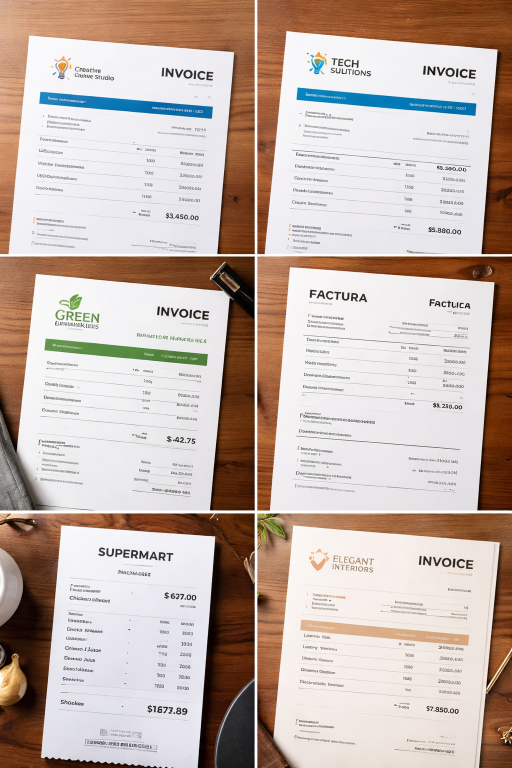
#> input picture uploads/ChatGPT Image Apr 16, 2026, 03_31_42 PM.png, 1024 x 1536 px (shown at 1/2 size)
$ python -i ocr.py   (imports and definitions only)
#> lines starting #> are read from the running program, lines starting #| are printed output that depends on the picture; after the words box and inside, x2 and y2 are one past the last pixel; in counts of white or black regions, pixels touching at a corner belong together
# ocr.py

import pytesseract
import cv2
import re

# ✅ Tesseract path
pytesseract.pytesseract.tesseract_cmd = r"C:\Program Files\Tesseract-OCR\tesseract.exe"


# =========================
# ✅ OCR FUNCTION (IMPROVED)
# =========================
def extract_text(file_path):
    image = cv2.imread(file_path)
#> image is the input picture: shape (1536, 1024, 3); mean B, G, R 172.6, 180.6, 196.4

    # Resize (better OCR)
    image = cv2.resize(image, None, fx=2, fy=2)
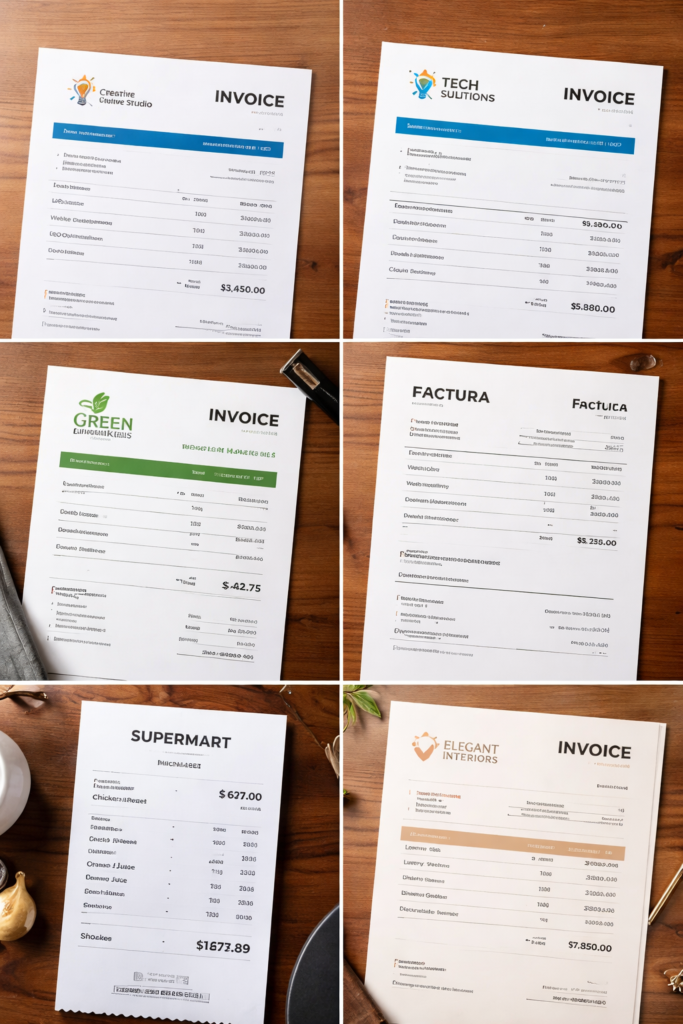
#> image: shape (3072, 2048, 3) (shown at 1/3 size); mean B, G, R 172.6, 180.5, 196.4

    # Grayscale
    gray = cv2.cvtColor(image, cv2.COLOR_BGR2GRAY)
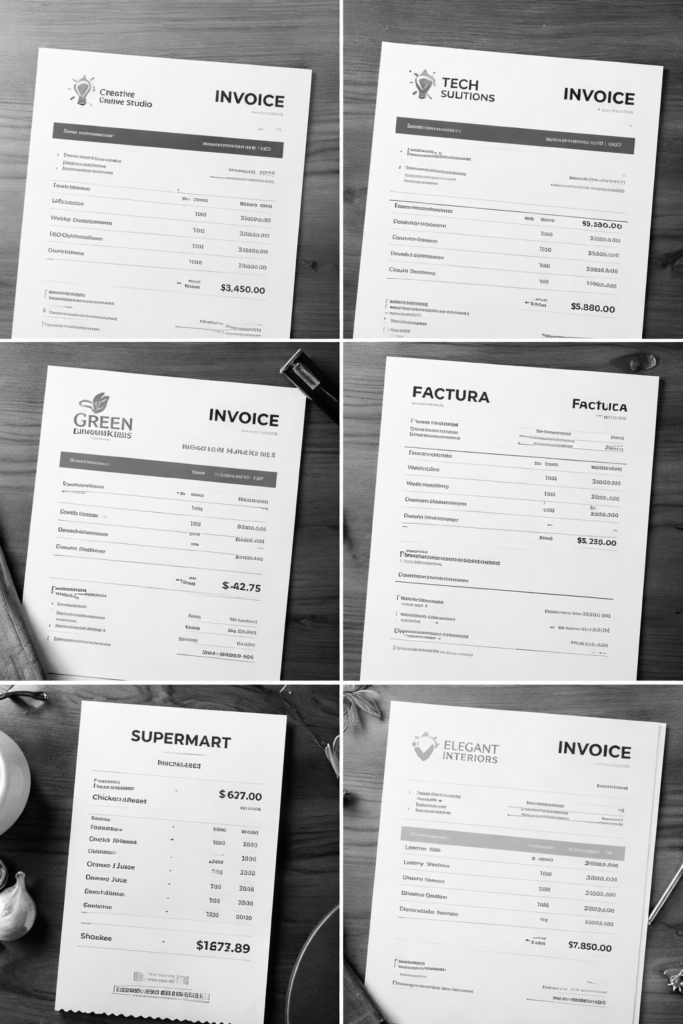
#> gray: shape (3072, 2048) (shown at 1/3 size); min 0, max 255, mean 184.3

    # Noise removal
    gray = cv2.medianBlur(gray, 3)

    # Threshold
    gray = cv2.threshold(
        gray, 0, 255, cv2.THRESH_BINARY + cv2.THRESH_OTSU
    )[1]
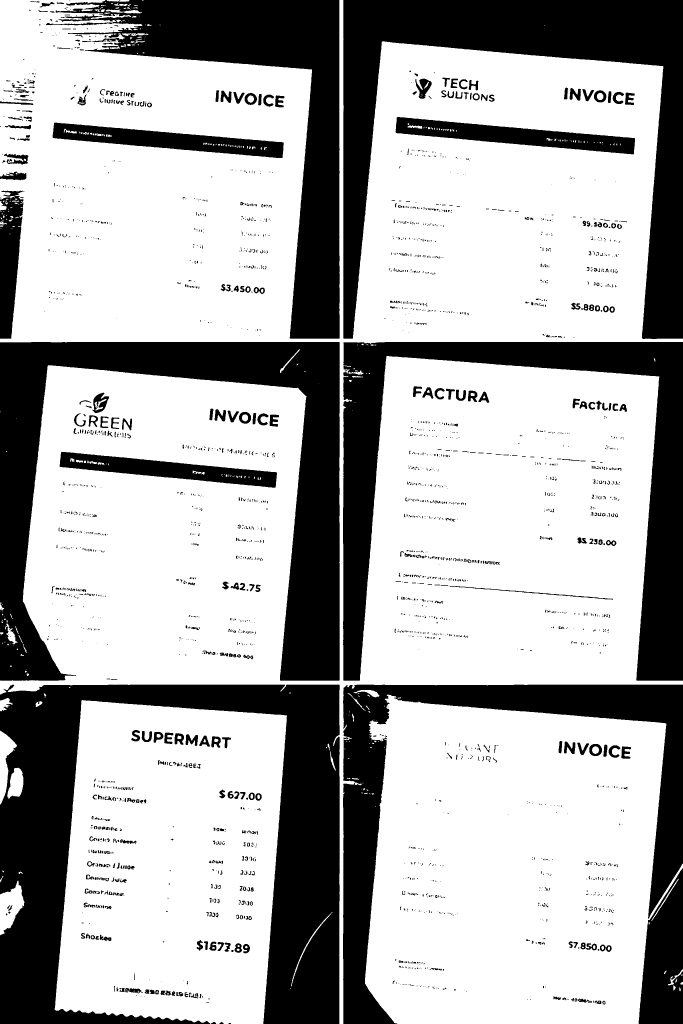
#> gray: shape (3072, 2048) (shown at 1/3 size); 68.1% white; 2540 black regions (1791 under 20 px), largest, box (x1, y1, x2, y2) and area: (0, 2054, 1019, 3072) 435968, (0, 1026, 1019, 2042) 330691, (1030, 0, 2048, 1017) 301229

    # OCR config (table-like data)
    custom_config = r'--oem 3 --psm 4'

#> (the run stopped early here; a loop or call above may not have finished)

$ run again, on uploads/ChatGPT Image Apr 16, 2026, 03_39_29 PM.png
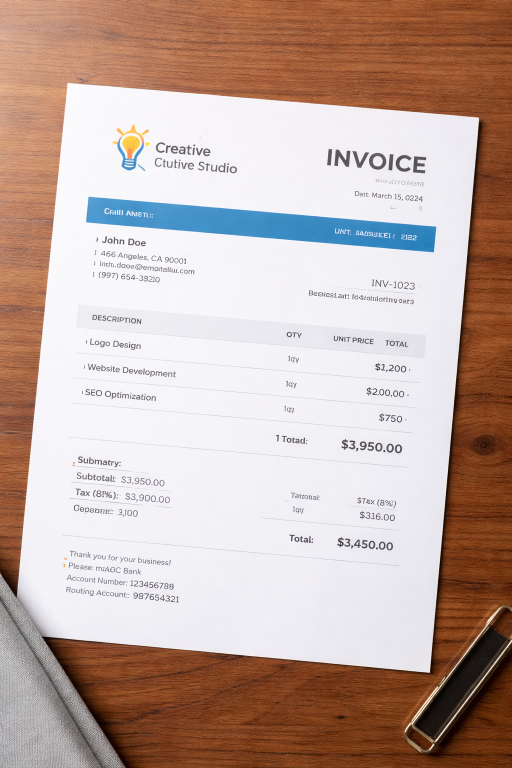
#> input picture uploads/ChatGPT Image Apr 16, 2026, 03_39_29 PM.png, 1024 x 1536 px (shown at 1/2 size)
#> in extract_text, image is the input picture: shape (1536, 1024, 3); mean B, G, R 164.8, 172.8, 194.3
#> image: shape (3072, 2048, 3)
#> in extract_text, `gray = cv2.cvtColor(image, cv2.COLOR_BGR2GRAY)`:
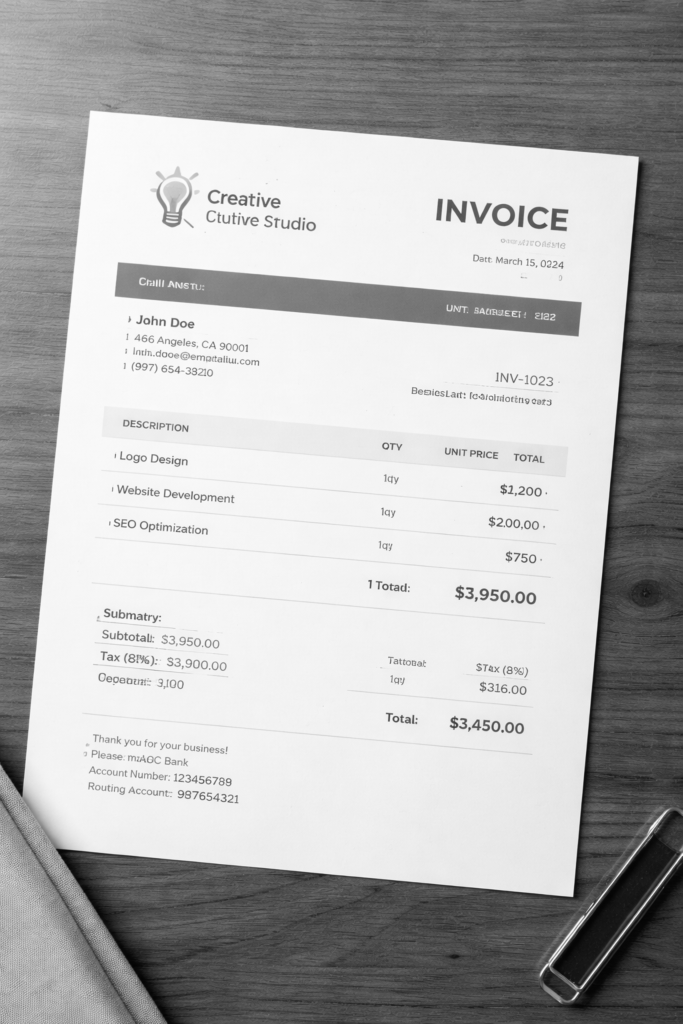
#> gray: shape (3072, 2048) (shown at 1/3 size); min 2, max 254, mean 178.3
#> in extract_text, `gray = cv2.threshold( gray, 0, 255, cv2.THRESH_BINARY + cv2.THRESH_OTS..`:
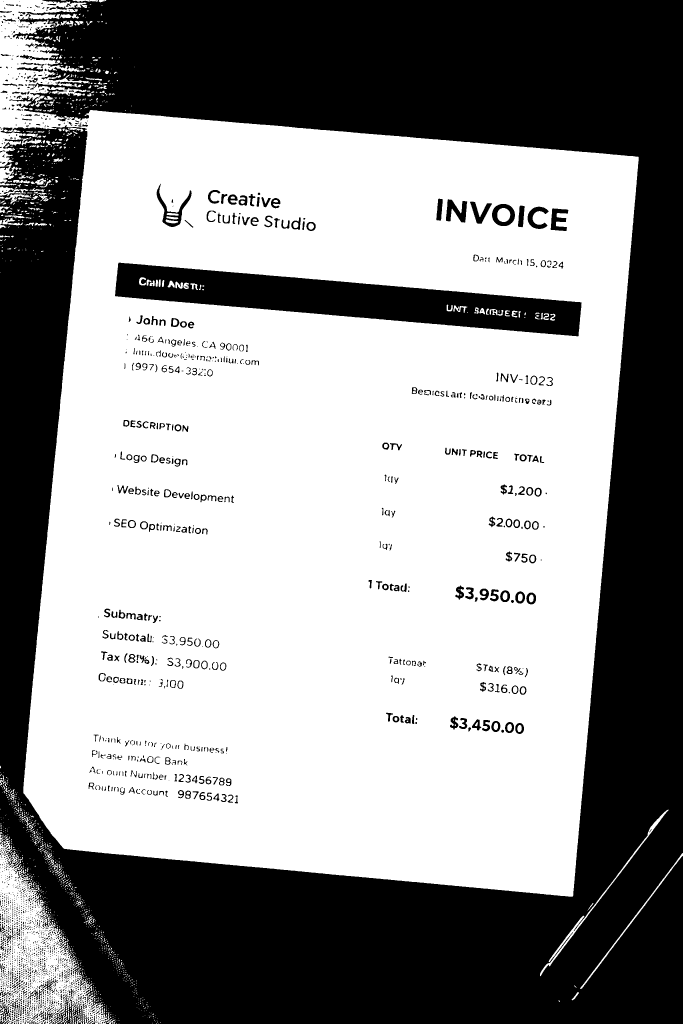
#> gray: shape (3072, 2048) (shown at 1/3 size); 57.8% white; 2371 black regions (1641 under 20 px), largest, box (x1, y1, x2, y2) and area: (0, 0, 2048, 3072) 2411567, (345, 788, 1745, 1009) 138498, (470, 551, 575, 681) 2926

$ run again, on uploads/1.png
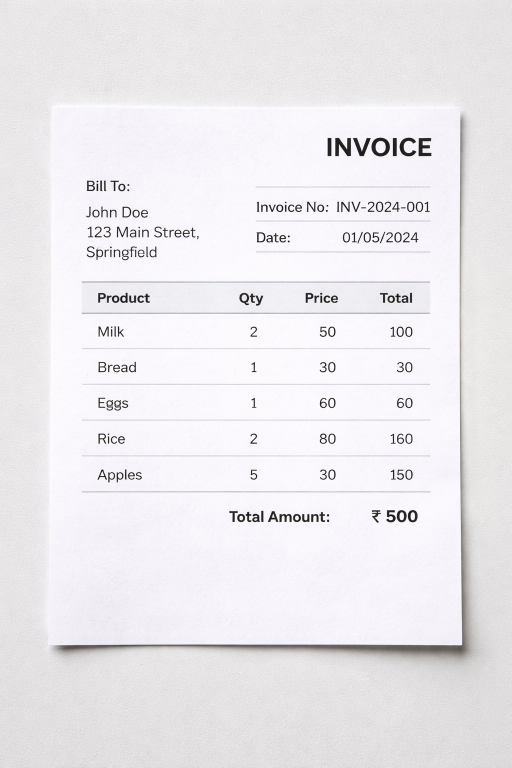
#> input picture uploads/1.png, 1024 x 1536 px (shown at 1/2 size)
#> in extract_text, image is the input picture: shape (1536, 1024, 3); mean B, G, R 236.8, 233.3, 235.7
#> image: shape (3072, 2048, 3)
#> in extract_text, `gray = cv2.threshold( gray, 0, 255, cv2.THRESH_BINARY + cv2.THRESH_OTS..`:
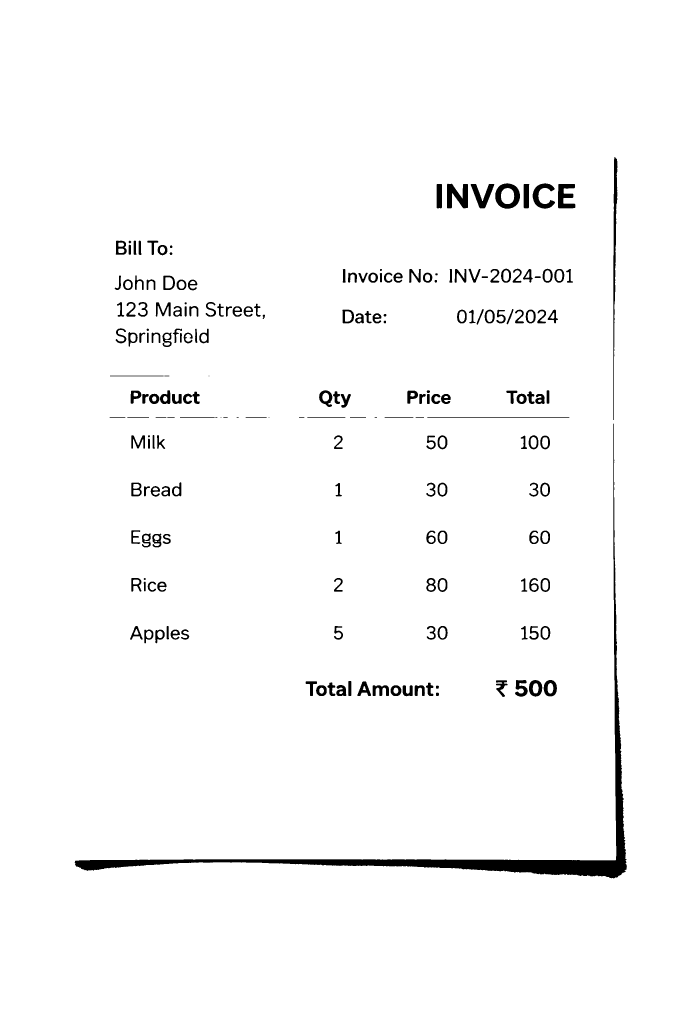
#> gray: shape (3072, 2048) (shown at 1/3 size); 97.6% white; 203 black regions (6 under 20 px), largest, box (x1, y1, x2, y2) and area: (224, 1271, 1881, 2636) 53280, (1840, 471, 1853, 1260) 4087, (1341, 551, 1404, 625) 3060

$ run again, on uploads/2 (1).png
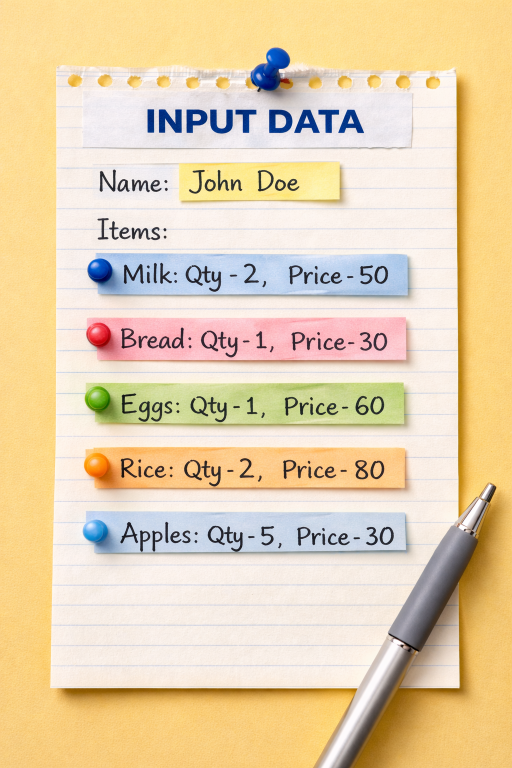
#> input picture uploads/2 (1).png, 1024 x 1536 px (shown at 1/2 size)
#> in extract_text, image is the input picture: shape (1536, 1024, 3); mean B, G, R 175, 209.8, 230.3
#> image: shape (3072, 2048, 3)
#> in extract_text, `gray = cv2.cvtColor(image, cv2.COLOR_BGR2GRAY)`:
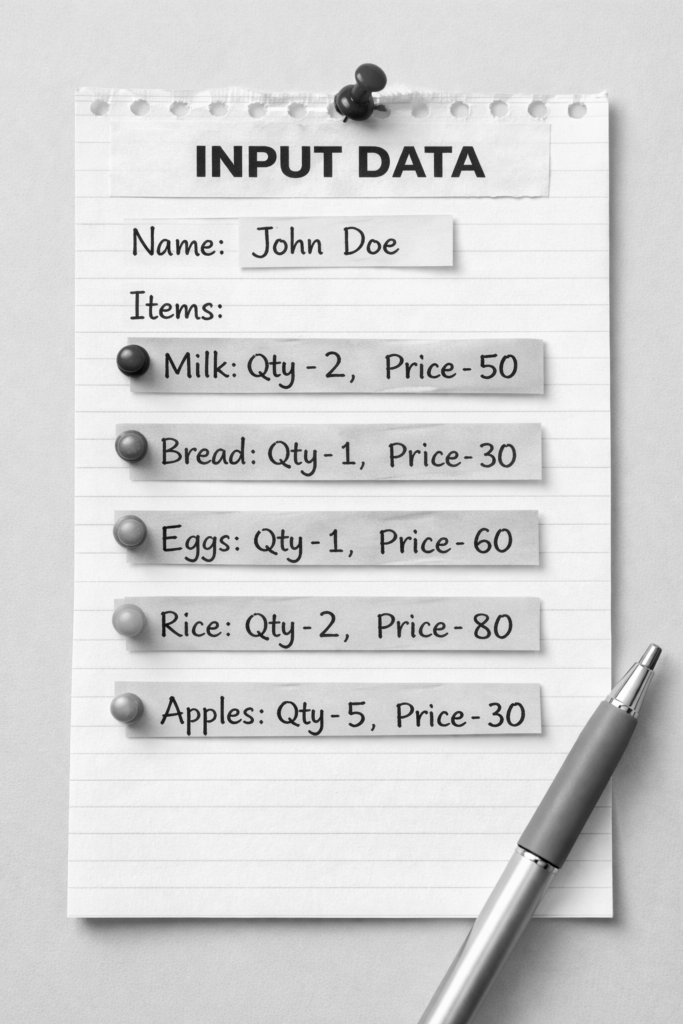
#> gray: shape (3072, 2048) (shown at 1/3 size); min 0, max 254, mean 211.9
#> in extract_text, `gray = cv2.threshold( gray, 0, 255, cv2.THRESH_BINARY + cv2.THRESH_OTS..`:
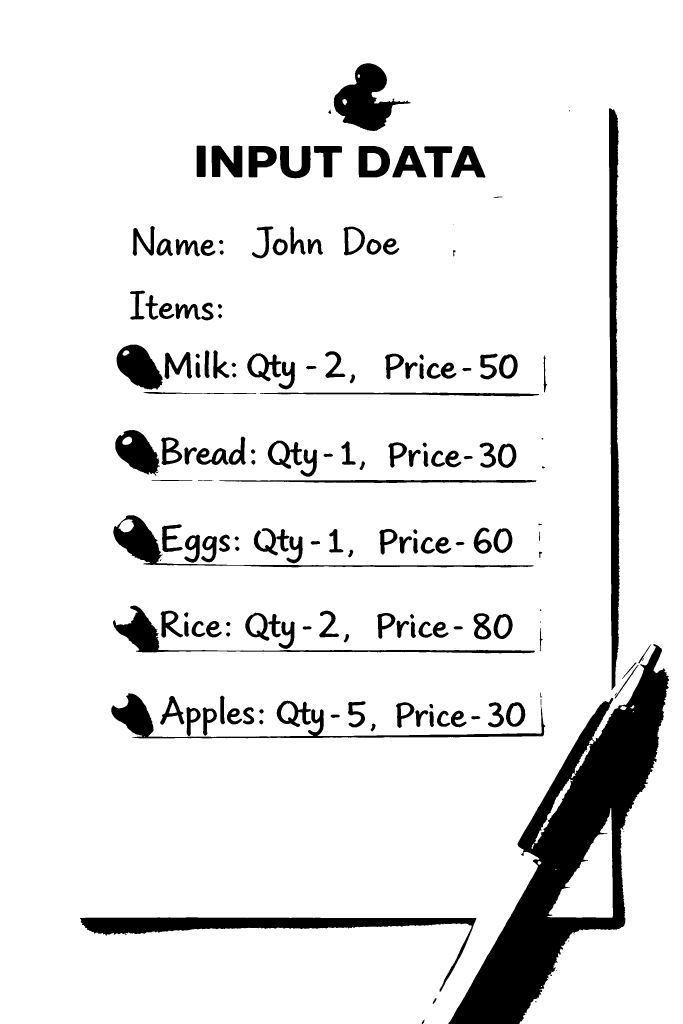
#> gray: shape (3072, 2048) (shown at 1/3 size); 90.6% white; 183 black regions (17 under 20 px), largest, box (x1, y1, x2, y2) and area: (1345, 1932, 2007, 3072) 221774, (240, 2752, 1429, 2976) 39489, (1827, 325, 1859, 2070) 38280
